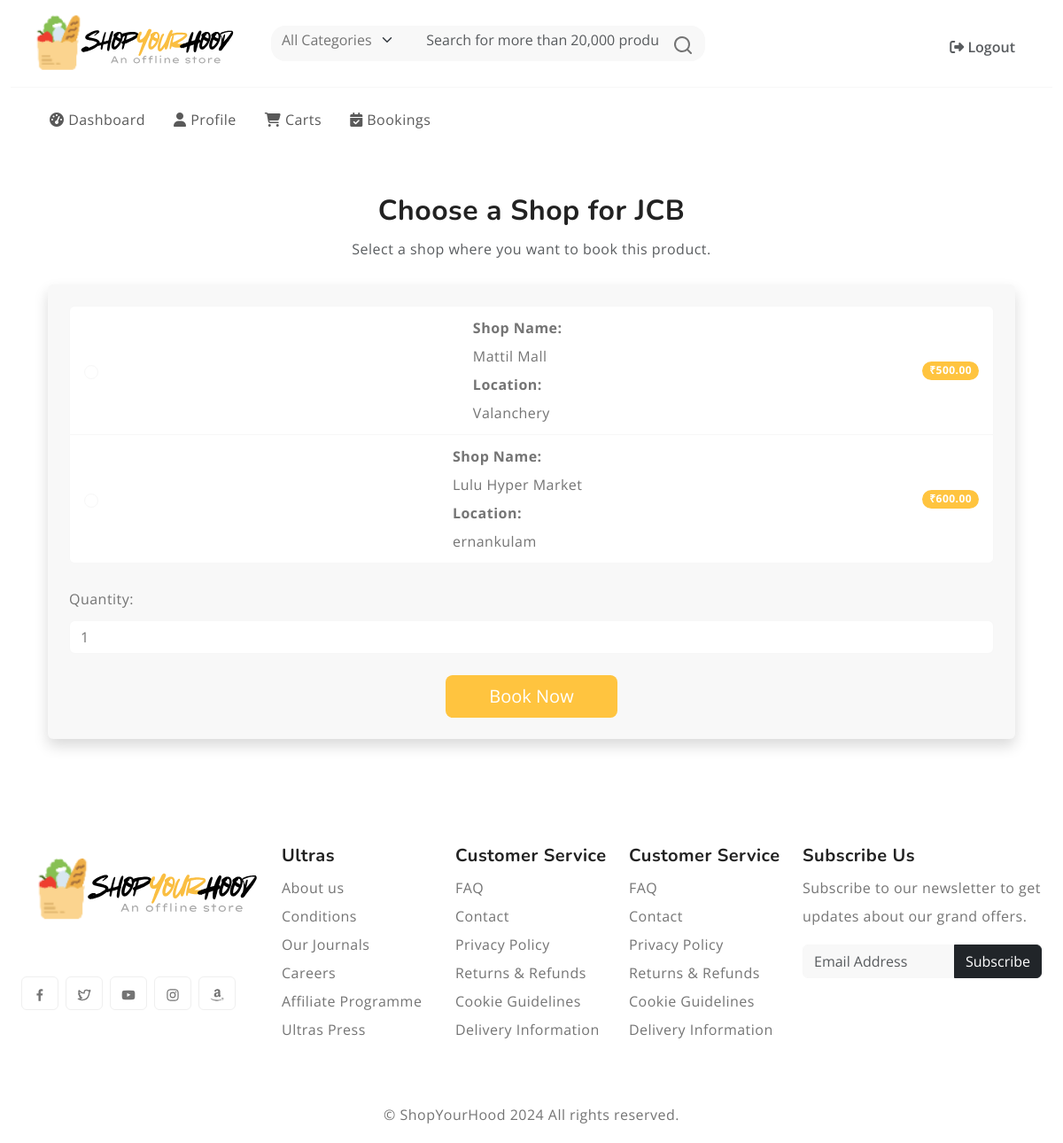
/order/choose-shop/2/book/ (signed in), run on the app's committed database.
### products/models.py (models this page shows, shortened)
class Product(models.Model):
    CATEGORY_CHOICES = [
        ('electronics', 'Electronics'),
        ('fashion', 'Fashion'),
        ('home', 'Home & Kitchen'),
        ('books', 'Books'),
        ('toys', 'Toys & Games'),
    ]
    name = models.CharField(max_length=255)
    category = models.CharField(max_length=255, choices=CATEGORY_CHOICES)
    description = models.TextField()
    image = models.ImageField(upload_to='product_images/')
    is_verified = models.BooleanField(default=False)
    added_by = models.ForeignKey(ShopProfile, on_delete=models.SET_NULL, null=True, blank=True)

class ShopProduct(models.Model):
    shop = models.ForeignKey(ShopProfile, on_delete=models.CASCADE)
    product = models.ForeignKey(Product, on_delete=models.CASCADE)
    quantity = models.IntegerField()
    price = models.DecimalField(max_digits=10, decimal_places=2)
    class Meta:
        unique_together = ['shop', 'product']  # Ensure each shop can only add a product once

### authentication/models.py (models this page shows)
class ShopProfile(models.Model):
    user = models.OneToOneField(CustomUser, on_delete=models.CASCADE)
    name = models.CharField(max_length=255)
    phone = models.CharField(max_length=20)
    address = models.TextField()
    owner_name = models.CharField(max_length=255)
    shop_number = models.CharField(max_length=20)
    location = models.CharField(max_length=255)  # For district or later latitude/longitude
    shop_proof = models.ImageField(upload_to='shop_proofs/')  # Image upload for shop proof
    is_verified = models.BooleanField(default=False)

### order/views.py (the view, shortened to what this page needs)
# urls.py: path('choose-shop/<int:product_id>/<str:action>/', views.choose_shop, name='choose_shop'),
@login_required
def choose_shop(request, product_id, action):
    product = get_object_or_404(Product, id=product_id, is_verified=True)
    shop_products = ShopProduct.objects.filter(product=product)
    return render(request, 'order/choose_shop.html', {
        'product': product,
        'shop_products': shop_products,
        'action': action
    })

### shopyourhood/context_processors/user_navigation.py (called while the page is built, shortened)
def user_navigation(request):
    navigation = []
    sidebar = []
    if request.user.is_authenticated:
        user_type = request.user.user_type  # Assuming user_type is an integer
        if user_type == 1:  # Customer
            navigation = [
                {'name': 'Logout', 'url': 'logout', 'icon': 'fas fa-sign-out-alt'},
            ]
            sidebar = [
                {'name': 'Dashboard', 'url': 'customer_dashboard', 'icon': 'fas fa-tachometer-alt'},
                {'name': 'Profile', 'url': 'view_customer_profile', 'icon': 'fas fa-user'},
                {'name': 'Carts', 'url': 'view_cart', 'icon': 'fa-solid fa-cart-shopping'},
                {'name': 'Bookings', 'url': 'view_bookings', 'icon': 'fas fa-calendar-check'},
            ]
    return {
        'navigation': navigation,
        'sidebar': sidebar,
    }

### order/templates/order/choose_shop.html (shortened to what this page needs)
{% extends 'layout.html' %}
{% block content %}
<div class="container my-5">
    <div class="text-center mb-4">
        <h2 class="fw-bold">Choose a Shop for {{ product.name }}</h2>
        <p class="text-muted">Select a shop where you want to {% if action == 'book' %}book{% else %}add to cart{% endif %} this product.</p>
    </div>
    <form method="post" class="p-4 shadow rounded bg-light">
        <div class="list-group mb-4">
            {% for shop_product in shop_products %}
            <label class="list-group-item d-flex justify-content-between align-items-center">
                <input type="radio" name="shop_id" value="{{ shop_product.shop.id }}" class="form-check-input me-3" required>
                <div>
                    <strong class="d-block">Shop Name:</strong> {{ shop_product.shop.name }}<br>
                    <strong class="d-block">Location:</strong> {{ shop_product.shop.location }}
                </div>
                <span class="badge bg-primary rounded-pill">₹{{ shop_product.price }}</span>
            </label>
            {% empty %}
            <div class="alert alert-warning mt-3" role="alert">
                No shops found with this product.
            </div>
            {% endfor %}
        </div>
        <div class="mb-4">
            <label for="quantity" class="form-label">Quantity:</label>
            <input type="number" name="quantity" id="quantity" value="1" min="1" class="form-control" required>
        </div>
        <div class="text-center">
            <button type="submit" class="btn btn-primary btn-lg px-5">
                {% if action == 'book' %}Book Now{% else %}Add to Cart{% endif %}
            </button>
        </div>
    </form>
</div>
{% endblock %}

### static/style.css (style rules this page uses)
:root { --header-height : 160px; --header-height-min : 80px; }
:root { --accent-color : #FFC43F; --dark-color : #222222; --light-dark-color : #727272; --light-color : #fff; --grey-color : #dbdbdb; --light-grey-color : #fafafa; --primary-color : #6995B1; --light-primary-color : #eef1f3; }
:root { --body-font : "Open Sans", sans-serif; --heading-font : "Nunito", sans-serif; }
body { --bs-link-color: #333; --bs-link-hover-color:#333; --bs-link-color-rgb: 40,40,40; --bs-link-hover-color-rgb: 0,0,0; --bs-light-rgb: 248, 248, 248; --bs-font-sans-serif: "Open Sans", sans-serif; --bs-body-font-family: var(--bs-font-sans-serif); --bs-body-font-size: 1rem; --bs-body-font-weight: 400; --bs-body-line-height: 2; --bs-body-color: #747474; --bs-primary: #FFC43F; --bs-primary-rgb: 255, 196, 63; --bs-success: #a3be4c; --bs-success-rgb: 163, 190, 76; --bs-primary-bg-subtle: #FFF9EB; --bs-success-bg-subtle: #eef5e5; --bs-border-color: #F7F7F7; --bs-secondary-rgb: 230, 243, 251; --bs-danger-rgb: 249, 235, 231; --bs-warning-rgb: 255, 249, 235; --bs-info-rgb: 230, 243, 250; }
.btn-primary { --bs-btn-color: #fff; --bs-btn-bg: #ffc43f; --bs-btn-border-color: transparent; --bs-btn-hover-color: #fff; --bs-btn-hover-bg: #f7a422; --bs-btn-hover-border-color: transparent; --bs-btn-focus-shadow-rgb: 49,132,253; --bs-btn-active-color: #fff; --bs-btn-active-bg: #ffc43f; --bs-btn-active-border-color: transparent; --bs-btn-active-shadow: inset 0 3px 5px rgba(0, 0, 0, 0.125); --bs-btn-disabled-color: #fff; --bs-btn-disabled-bg: #d3d7dd; --bs-btn-disabled-border-color: transparent; }
body { letter-spacing: 0.03em; }
h1,h2,h3,h4,h5,h6 { font-family: var(--heading-font); color: var(--dark-color); font-weight: 700; }
.container, .container-fluid, .container-lg, .container-md, .container-sm, .container-xl, .container-xxl { --bs-gutter-x: 3rem; }
.text-center { text-align: center; }

### data on the page
Product: name "JCB"
ShopProduct: shop.name "Mattil Mall", shop.location "Valanchery", price "500.00"
ShopProduct: shop.name "Lulu Hyper Market", shop.location "ernankulam", price "600.00"

### other printed values
{{ item.name }} "Logout"
{{ item.name }} "Dashboard" "Profile" "Carts" "Bookings"
